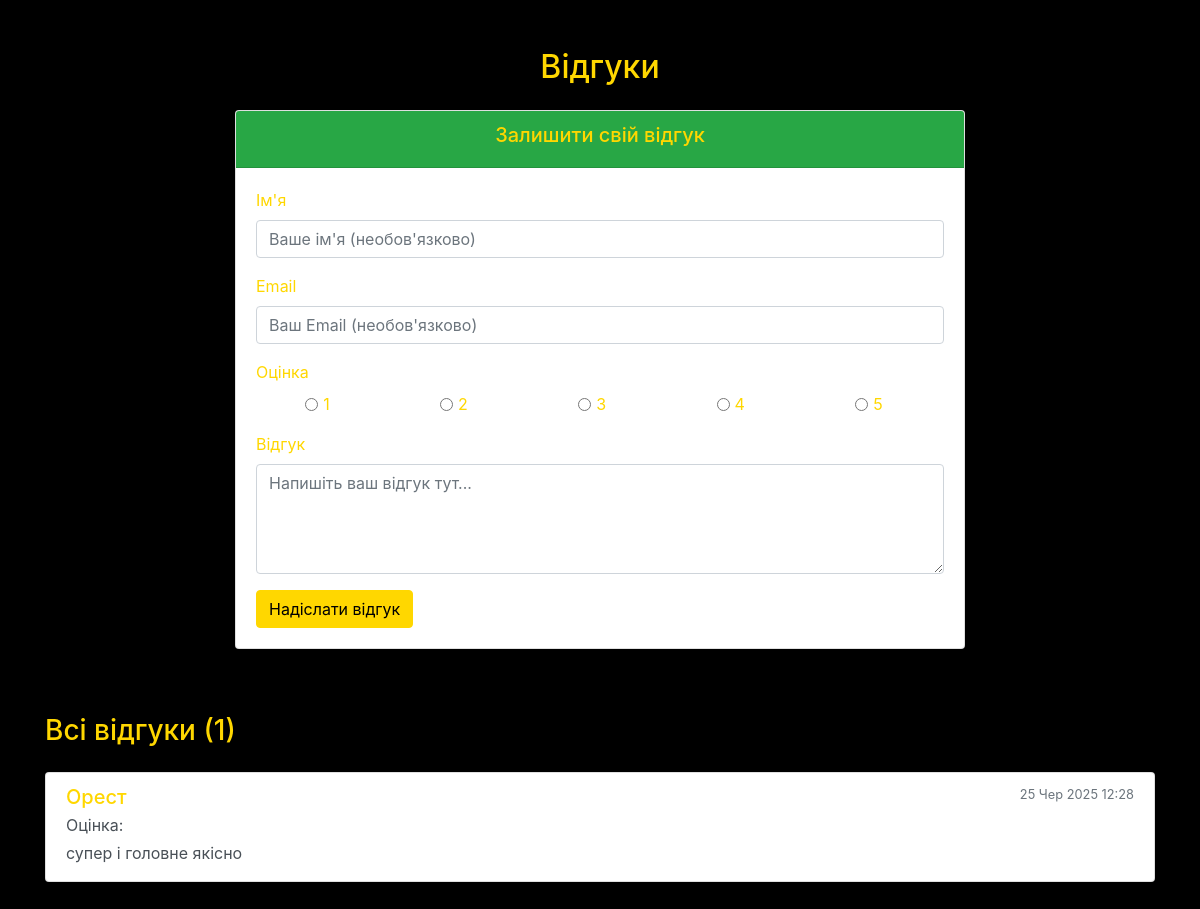
The app's page /reviews/ with its own data.
### site_electro/models.py (models this page shows, shortened)
class Review(models.Model):
    product = models.ForeignKey(
        'Product',
        on_delete=models.CASCADE,
        related_name='reviews',
        null=True,
        blank=True,
        verbose_name='Продукт'
    )
    author_name = models.CharField(
        max_length=100,
        blank=True,
        null=True,
        verbose_name='Ваше ім\'я'
    )
    author_email = models.EmailField(
        blank=True,
        null=True,
        verbose_name='Ваш Email'
    )
    rating = models.IntegerField(
        default=5,
        validators=[MinValueValidator(1), MaxValueValidator(5)],
        verbose_name='Рейтинг (від 1 до 5)'
    )
    comment = models.TextField(
        verbose_name='Ваш відгук'
    )
    created_at = models.DateTimeField(
        auto_now_add=True,
        verbose_name='Дата створення'
    )
    is_approved = models.BooleanField(
        default=True,
        verbose_name='Затверджено модератором'
    )
    class Meta:
        verbose_name = 'Відгук'
        verbose_name_plural = 'Відгуки'
        ordering = ['-created_at']

### site_electro/views.py (the view, shortened to what this page needs)
# urls.py: path('reviews/', views.reviews_page, name='reviews_page'),
def reviews_page(request):
    all_reviews = Review.objects.all().order_by('-created_at')
    context = {
        'reviews': all_reviews,
        'title': 'Відгуки'
    }
    return render(request, 'myapp/comment.html', context)

### templates/myapp/comment.html (shortened to what this page needs)
{% extends 'bace.html' %}
{% load static %}
{% block content %}
<div class="container my-5">
    <h2 class="text-center mb-4">{{ title }}</h2>
    <div class="row justify-content-center mb-5">
        <div class="col-md-8">
            <div class="card shadow-sm">
                <div class="card-header bg-success text-white text-center">
                    <h5>Залишити свій відгук</h5>
                </div>
                <div class="card-body">
                    <form method="post" action="{% url 'reviews_page' %}">
                        <div class="mb-3">
                            <label for="author_name" class="form-label">Ім'я</label>
                            <input type="text" class="form-control" id="author_name" name="author_name"
                                   placeholder="Ваше ім'я (необов'язково)"
                                   value="{{ posted_data.author_name|default_if_none:'' }}">
                        </div>
                        <div class="mb-3">
                            <label for="author_email" class="form-label">Email</label>
                            <input type="email" class="form-control" id="author_email" name="author_email"
                                   placeholder="Ваш Email (необов'язково)"
                                   value="{{ posted_data.author_email|default_if_none:'' }}">
                        </div>
                        <div class="mb-3">
                            <label class="form-label">Оцінка</label>
                            <div class="d-flex justify-content-around">
                                {% for i in "12345"|make_list %}
                                    <div class="form-check form-check-inline">
                                        <input class="form-check-input" type="radio" name="rating" id="rating{{ i }}" value="{{ i }}"
                                               {% if posted_data.rating|safe == i|stringformat:"s" %}checked{% endif %}>
                                        <label class="form-check-label" for="rating{{ i }}">{{ i }}</label>
                                    </div>
                                {% endfor %}
                            </div>
                        </div>
                        <div class="mb-3">
                            <label for="comment" class="form-label">Відгук</label>
                            <textarea class="form-control" id="comment" name="comment" rows="4"
                                      placeholder="Напишіть ваш відгук тут...">{{ posted_data.comment|default_if_none:'' }}</textarea>
                        </div>
                        <button type="submit" class="btn btn-primary">Надіслати відгук</button>
                    </form>
                </div>
            </div>
        </div>
    </div>
    <hr>
    <h3 class="mb-4">Всі відгуки ({{ reviews.count }})</h3>
    {% if reviews %}
        <div class="list-group">
            {% for review in reviews %}
                <div class="list-group-item list-group-item-action flex-column align-items-start mb-3 shadow-sm">
                    <div class="d-flex w-100 justify-content-between">
                        <h5 class="mb-1">
                            {% if review.author_name %}
                                {{ review.author_name }}
                            {% else %}
                                Анонімний користувач
                            {% endif %}
                        </h5>
                        <small class="text-muted">{{ review.created_at|date:"d M Y H:i" }}</small>
                    </div>
                    <p class="mb-1">Оцінка:
                    </p>
                    <p class="mb-1">{{ review.comment }}</p>
                </div>
            {% endfor %}
        </div>
    {% else %}
        <p class="text-center">Наразі немає жодних відгуків.</p>
    {% endif %}
</div>
{% endblock %}

### static/myapp/css/bace.css (style rules this page uses)
body { background-color: black; color: gold; }
h1, h2, h3, h4, h5, h6 { color: gold; }
.btn-primary { background-color: gold; border-color: gold; color: black; }

### records on screen
Review: author_name "Орест", created_at "25 Чер 2025 12:28", comment "супер і головне якісно"

### other values on screen
{{ title }} "Відгуки"
{{ i }} "1" "2" "3" "4" "5"
{{ reviews.count }} "1"
